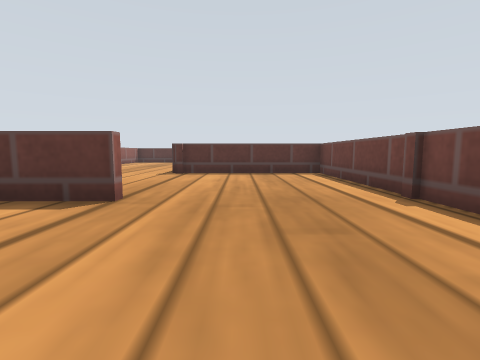
View 1 (above)

20 first-person views from a walk through a robot-simulator world made for Gazebo. The camera is 0.14 m above the floor, tilts 6° down and sees 85° across. The floor is counted in squares, 0.2 m on a side. Each view is taken from the middle of a square. On the plan, view 1 faces up. The plan holds only what a view shows up to about 9 squares ahead; the rest is blank. Simple patterns stand in for the simulator's built-in surfaces.

View 2
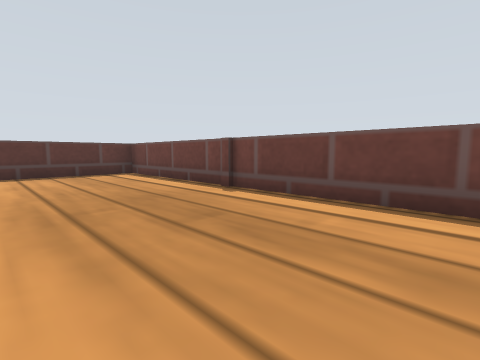

View 3
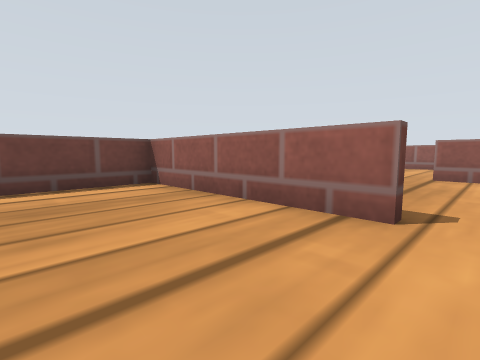

View 4
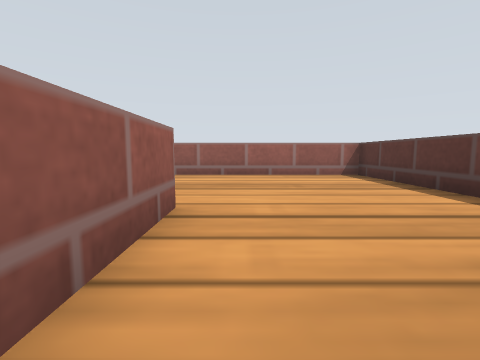

View 5
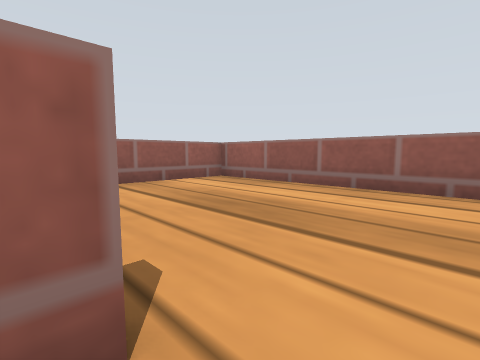

View 6
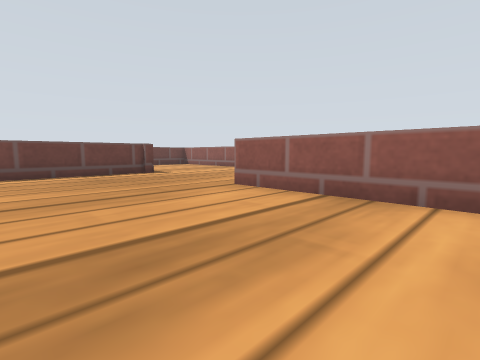

View 7
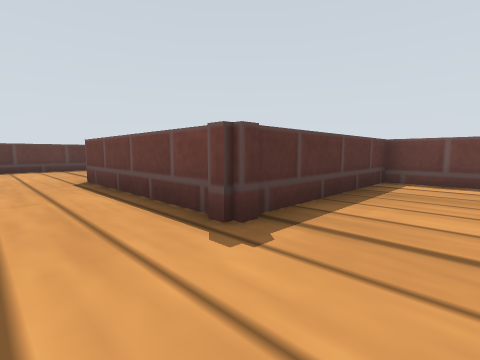

View 8
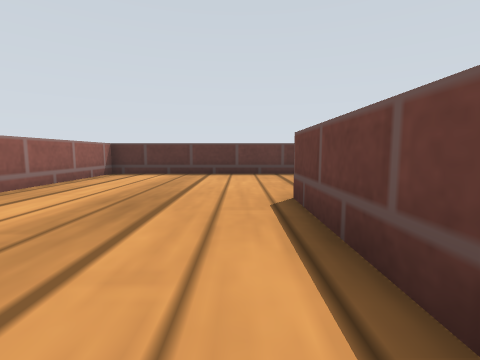

View 9
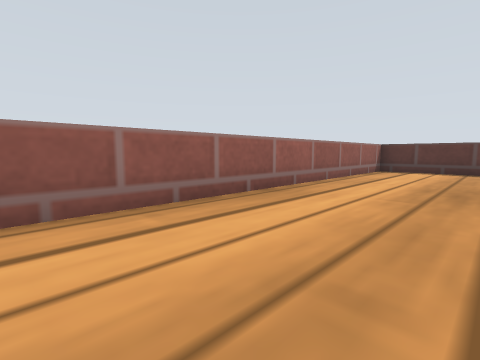

View 10
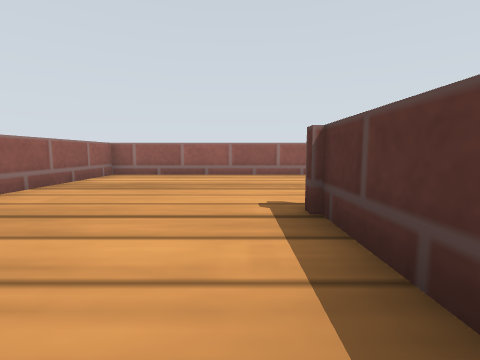

View 11
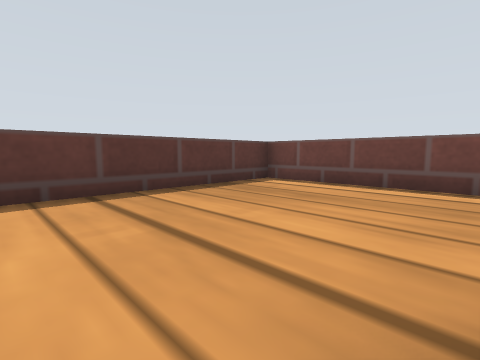

View 12
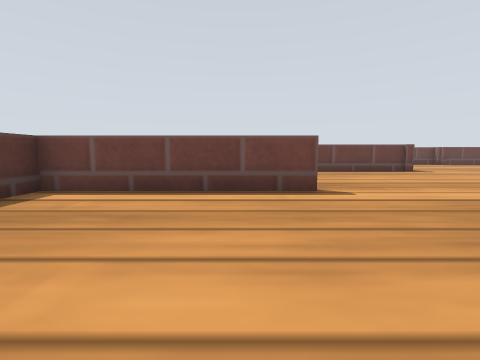

View 13
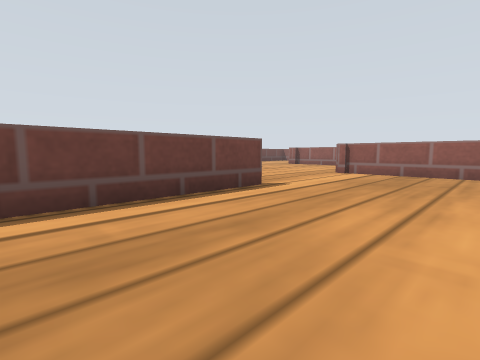

View 14
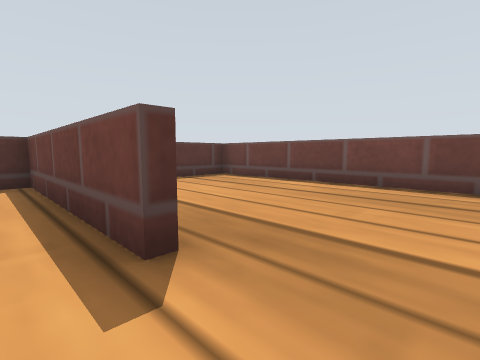

View 15
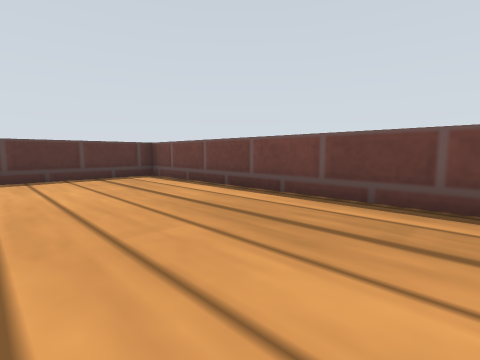

View 16
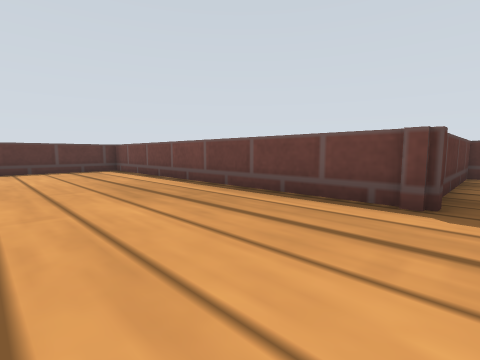

View 17
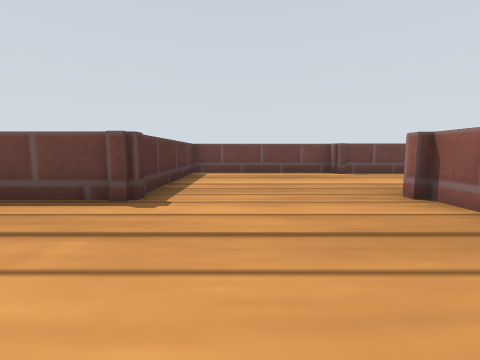

View 18
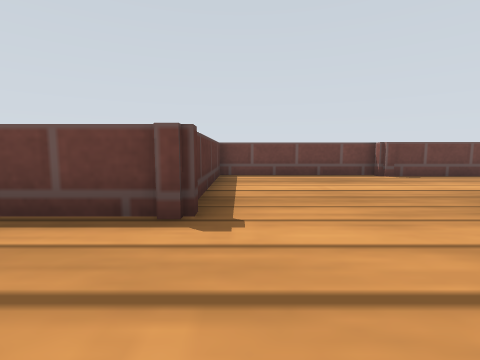

View 19
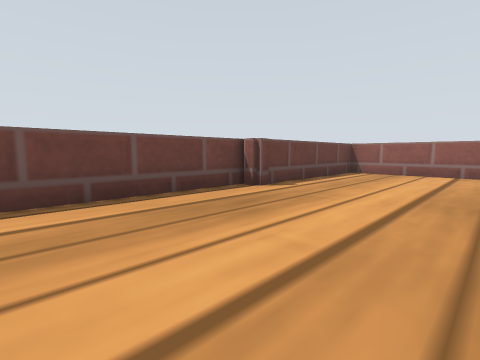

View 20
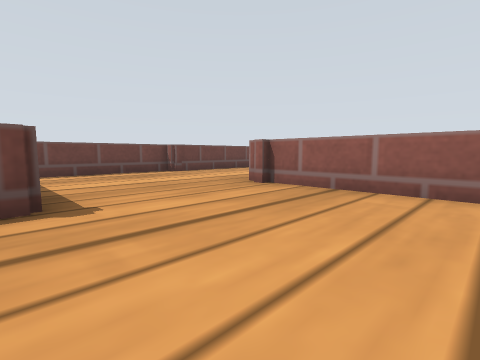

### Floor plan
Points are (right, up) in squares from view 1. A wall is a line through its corners. A room is listed if a view was taken in it or the views show most of it. See-through windows are left out.
Room 1 (views 1, 2, 4)
walls: (-1.4, -0.8) (2.7, -0.8) (2.7, 4.4)
ways out: opening at (-2, 1.5) to room 2; opening at (0.5, 4) to room 5
Room 2 (views 3, 5)
walls: (-1.8, 3.7) (-7.2, 3.7) (-7.2, -0.5); (-2.4, -0.8) (-1.4, -0.8)
ways out: opening at (-2, 1.5) to room 1; opening at (-4.5, -1) to room 3
Room 3 (view 6)
walls: (-7.2, -0.5) (-7.2, -6) (-1.8, -6)
ways out: opening at (-4.5, -1) to room 2; opening at (-2, -3.5) to room 10
Room 4 (views 7, 8, 9, 11, 12)
walls: (-2.2, 8.9) (-2.2, 14); (-1.5, 18.6) (-7.2, 18.6) (-7.2, 4) (-3.3, 4)
ways out: opening at (-2, 6.5) to room 5; opening at (-2, 16) to room 6
Room 5 (view 10)
walls: (2.7, 4.4) (2.7, 8.9) (-2.2, 8.9)
ways out: opening at (0.5, 4) to room 1; opening at (-2, 6.5) to room 4
Room 6 (views 13, 14)
walls: (2.7, 13.5) (2.7, 18.6) (-1.5, 18.6); (-0.6, 9.2) (3, 9.2)
ways out: opening at (-2, 16) to room 4; opening at (3, 11.5) to room 7
Room 7 (view 15)
walls: (7.8, 9.6) (7.8, 18.6) (4.2, 18.6)
ways out: opening at (3, 11.5) to room 6; opening at (5.5, 9) to room 8
Room 8 (views 16, 17, 18, 20)
walls: (7.8, 8.6) (7.8, 9.6); (4.1, 4.2) (7.9, 4.2)
ways out: opening at (5.5, 9) to room 7; opening at (8, 6.5) to room 9
Room 9 (view 19)
walls: (13.1, 3.8) (13.1, 8.6) (7.8, 8.6); (9.4, -1.1) (12.7, -1.1) (12.7, 4)
ways out: opening at (8, 6.5) to room 8
Room 10 (no view inside)
walls: (2.7, -6.2) (2.7, -2.2)
ways out: opening at (-2, -3.5) to room 3; opening at (0.5, -6)

Positions as (right, up) in squares from view 1, and headings:
1: (0, 0), facing up
2: (-1, 0), facing up-right
3: (-3, 2), facing down-right
4: (1, 0), facing left
5: (-2, 0), facing down-left
6: (-6, -2), facing down-right
7: (-4, 7), facing up-right
8: (-3, 10), facing up
9: (-4, 8), facing up-left
10: (1, 8), facing left
11: (-3, 14), facing up-right
12: (-2, 15), facing right
13: (-1, 18), facing down-right
14: (2, 12), facing up-right
15: (4, 11), facing up-right
16: (4, 8), facing up-right
17: (4, 7), facing right
18: (5, 8), facing right
19: (9, 8), facing down-right
20: (4, 9), facing down-right
